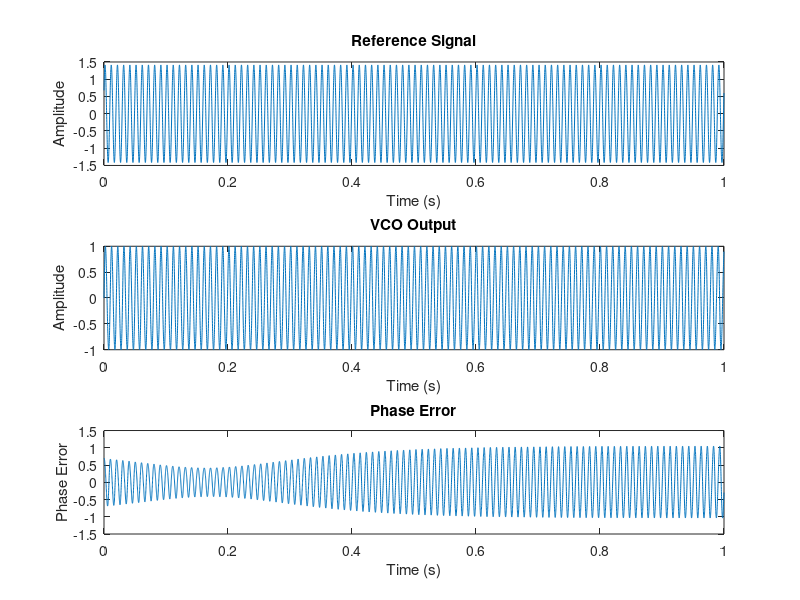

MATLAB code for this plot:
% Parameters
fs = 1e4;                % Sampling frequency (Hz)
T = 1;                   % Time duration (seconds)
t = 0:1/fs:T-1/fs;       % Time vector
f_ref = 100;             % Frequency of reference signal (Hz)
f_vco = 100;             % Initial frequency of VCO (Hz)

% Reference signal
ref_signal = sqrt(2)*sin(2*pi*f_ref*t+0.5);  % Reference sine wave

% Initialize the VCO (start with a phase offset)
vco_phase = 0; 
vco_signal = sin(2*pi*f_vco*t + vco_phase);

% PLL parameters (tuning constants)
Kp = 1e-2;  % Proportional gain
Ki = 1e-4;  % Integral gain

% Phase error (Initial phase difference)
phase_error = 0;

% Loop filter integrator (to control the VCO)
integrator = 0;

% Plot the signals
figure;
subplot(3,1,1);
plot(t, ref_signal);
title('Reference Signal');
xlabel('Time (s)');
ylabel('Amplitude');

% Run the PLL loop
for i = 2:length(t)
    % Phase detector: XOR (simplified to phase difference)
    phase_error = ref_signal(i) - vco_signal(i-1);
    
    % Loop filter: Simple Integrator (Low-pass filter)
    integrator = integrator + phase_error * Ki * (t(i) - t(i-1)) + Kp * phase_error;
    
    % VCO update (with integrator as frequency control input)
    vco_phase = 2*pi*f_vco*t(i) + integrator;
    vco_signal(i) = sin(vco_phase);
    
end

% Plot the VCO output
subplot(3,1,2);
plot(t, vco_signal);
title('VCO Output');
xlabel('Time (s)');
ylabel('Amplitude');

% Plot phase error over time
subplot(3,1,3);
plot(t, ref_signal - vco_signal);
title('Phase Error');
xlabel('Time (s)');
ylabel('Phase Error');
